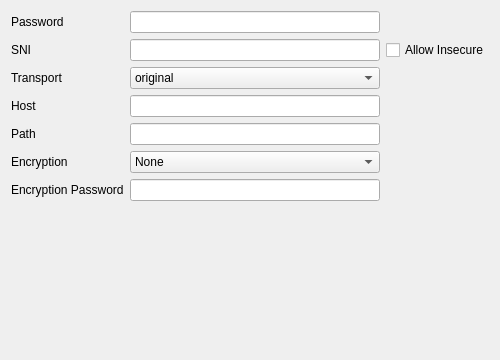
<?xml version="1.0" encoding="UTF-8"?>
<ui version="4.0">
 <class>EditTrojanGo</class>
 <widget class="QWidget" name="EditTrojanGo">
  <property name="geometry">
   <rect>
    <x>0</x>
    <y>0</y>
    <width>500</width>
    <height>360</height>
   </rect>
  </property>
  <property name="windowTitle">
   <string notr="true">EditTrojanGo</string>
  </property>
  <layout class="QVBoxLayout" name="verticalLayout">
   <item>
    <layout class="QGridLayout" name="gridLayout">
     <item row="0" column="0">
      <widget class="QLabel" name="password_l">
       <property name="text">
        <string>Password</string>
       </property>
      </widget>
     </item>
     <item row="0" column="1">
      <widget class="MyLineEdit" name="password"/>
     </item>
     <item row="1" column="0">
      <widget class="QLabel" name="sni_l">
       <property name="text">
        <string>SNI</string>
       </property>
      </widget>
     </item>
     <item row="1" column="1">
      <widget class="MyLineEdit" name="sni"/>
     </item>
     <item row="1" column="2">
      <widget class="QCheckBox" name="allowInsecure">
       <property name="text">
        <string>Allow Insecure</string>
       </property>
      </widget>
     </item>
     <item row="2" column="0">
      <widget class="QLabel" name="type_l">
       <property name="text">
        <string>Transport</string>
       </property>
      </widget>
     </item>
     <item row="2" column="1">
      <widget class="QComboBox" name="type">
       <item>
        <property name="text">
         <string notr="true">original</string>
        </property>
       </item>
       <item>
        <property name="text">
         <string notr="true">ws</string>
        </property>
       </item>
      </widget>
     </item>
     <item row="3" column="0">
      <widget class="QLabel" name="host_l">
       <property name="text">
        <string>Host</string>
       </property>
      </widget>
     </item>
     <item row="3" column="1">
      <widget class="MyLineEdit" name="host"/>
     </item>
     <item row="4" column="0">
      <widget class="QLabel" name="path_l">
       <property name="text">
        <string>Path</string>
       </property>
      </widget>
     </item>
     <item row="4" column="1">
      <widget class="MyLineEdit" name="path"/>
     </item>
     <item row="5" column="0">
      <widget class="QLabel" name="ss_method_l">
       <property name="text">
        <string>Encryption</string>
       </property>
      </widget>
     </item>
     <item row="5" column="1">
      <widget class="QComboBox" name="ss_method">
       <item>
        <property name="text">
         <string notr="true">None</string>
        </property>
       </item>
       <item>
        <property name="text">
         <string notr="true">aes-128-gcm</string>
        </property>
       </item>
       <item>
        <property name="text">
         <string notr="true">aes-256-gcm</string>
        </property>
       </item>
       <item>
        <property name="text">
         <string notr="true">chacha20-ietf-poly1305</string>
        </property>
       </item>
      </widget>
     </item>
     <item row="6" column="0">
      <widget class="QLabel" name="ss_password_l">
       <property name="text">
        <string>Encryption Password</string>
       </property>
      </widget>
     </item>
     <item row="6" column="1">
      <widget class="MyLineEdit" name="ss_password"/>
     </item>
    </layout>
   </item>
   <item>
    <spacer name="verticalSpacer">
     <property name="orientation">
      <enum>Qt::Vertical</enum>
     </property>
     <property name="sizeHint" stdset="0">
      <size>
       <width>20</width>
       <height>40</height>
      </size>
     </property>
    </spacer>
   </item>
  </layout>
 </widget>
 <customwidgets>
  <customwidget>
   <class>MyLineEdit</class>
   <extends>QLineEdit</extends>
   <header>ui/widget/MyLineEdit.h</header>
  </customwidget>
 </customwidgets>
 <tabstops>
  <tabstop>password</tabstop>
  <tabstop>sni</tabstop>
  <tabstop>allowInsecure</tabstop>
  <tabstop>type</tabstop>
  <tabstop>host</tabstop>
  <tabstop>path</tabstop>
  <tabstop>ss_method</tabstop>
  <tabstop>ss_password</tabstop>
 </tabstops>
 <resources/>
 <connections/>
</ui>
